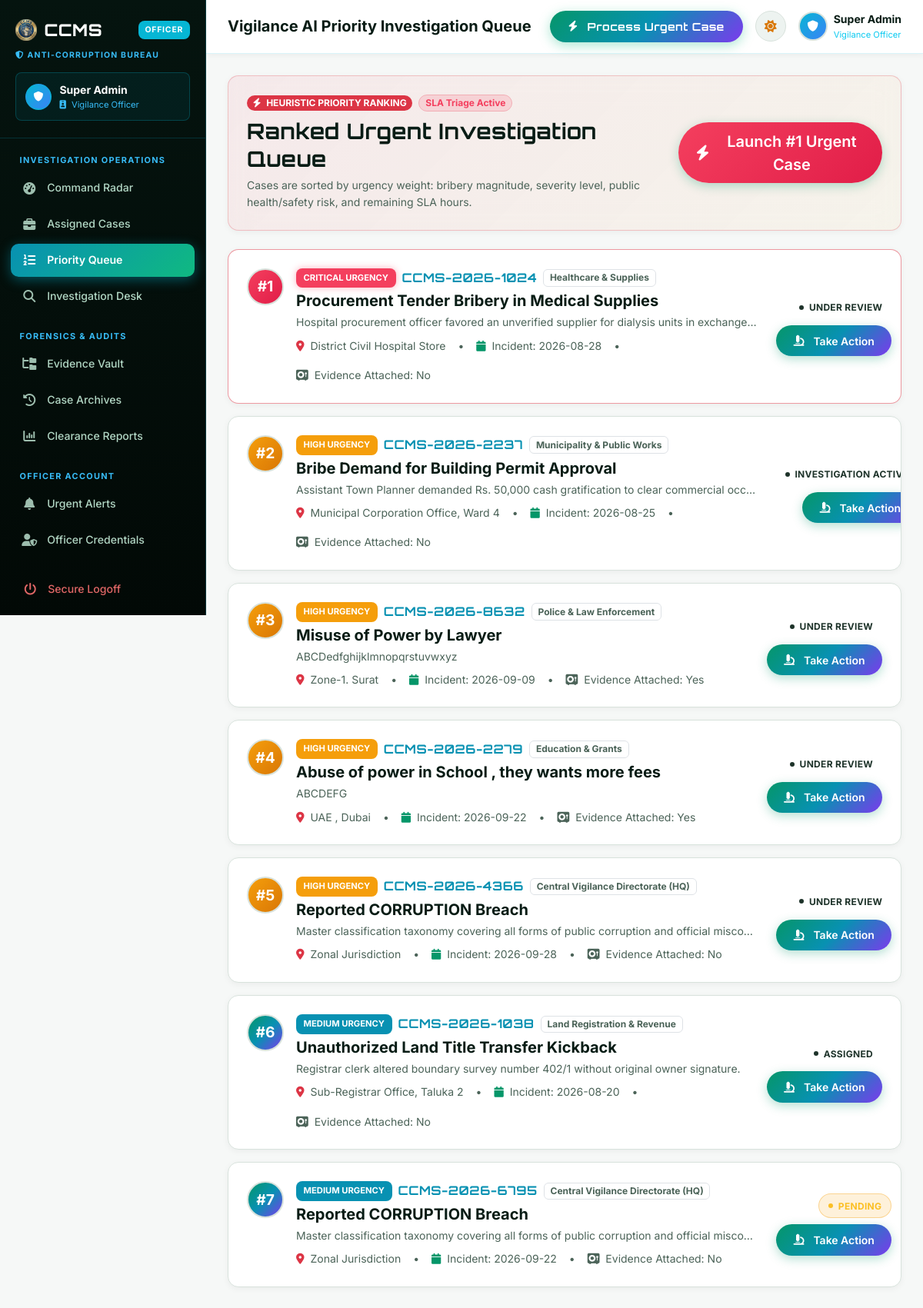
Page /officer/priority-queue (signed in) on the committed database.
### tables this page shows
CREATE TABLE complaints (
            complaint_id TEXT PRIMARY KEY,
            user_id INTEGER NOT NULL,
            complaint_title TEXT NOT NULL,
            misconduct_category TEXT NOT NULL,
            sector TEXT NOT NULL,
            incident_date TEXT NOT NULL,
            incident_time TEXT,
            location TEXT NOT NULL,
            description TEXT NOT NULL,
            anonymous_mode INTEGER DEFAULT 0,
            severity TEXT DEFAULT 'Medium',
            evidence_file TEXT,
            complaint_status TEXT DEFAULT 'Pending',
            assigned_officer TEXT,
            assigned_officer_id TEXT,
            investigation_notes TEXT,
            rating INTEGER,
            feedback TEXT,
            created_at DATETIME DEFAULT CURRENT_TIMESTAMP,
            updated_at DATETIME DEFAULT CURRENT_TIMESTAMP
        );

### app.py (the view)
@app.route("/officer/priority-queue")
@role_required("officer")
def officer_priority_queue():
    cases = db.query_db("SELECT * FROM complaints WHERE complaint_status NOT IN ('Resolved', 'Closed') ORDER BY CASE severity WHEN 'Critical' THEN 1 WHEN 'High' THEN 2 WHEN 'Medium' THEN 3 ELSE 4 END, created_at ASC")
    return render_template("officer/priority_queue.html", prioritized_cases=cases)

### app.py (called while the page is built, shortened)
def role_required(required_role):
    def decorator(f):
        @wraps(f)
        def decorated_function(*args, **kwargs):
            user_role = session.get("role", "citizen")
            if user_role != required_role and user_role != "admin":
                flash("You do not have authorization to view this command console.", "danger")
                return redirect(url_for("home"))
            return f(*args, **kwargs)
        return decorated_function
    return decorator

### db.py (called while the page is built)
def dict_factory(cursor, row):
    d = {}
    for idx, col in enumerate(cursor.description):
        d[col[0]] = row[idx]
    return d

def get_db_connection():
    conn = sqlite3.connect(DB_PATH, timeout=20.0, check_same_thread=False)
    conn.row_factory = dict_factory
    conn.execute("PRAGMA journal_mode=WAL;")
    return conn

def _normalize_query(query, args):
    if "ON DUPLICATE KEY UPDATE" in query.upper() and "system_settings" in query.lower():
        query = "INSERT OR REPLACE INTO system_settings (setting_key, setting_value) VALUES (?, ?)"
        if len(args) == 3:
            args = (args[0], args[1])
        return query, args
    normalized_query = query.replace("%s", "?")
    return normalized_query, args

def query_db(query, args=(), one=False):
    normalized_query, normalized_args = _normalize_query(query, args)
    conn = get_db_connection()
    try:
        cursor = conn.cursor()
        cursor.execute(normalized_query, normalized_args)
        result = cursor.fetchall()
        return (result[0] if result else None) if one else result
    finally:
        conn.close()

### templates/officer/priority_queue.html (shortened to what this page needs)
{% extends 'officer/base.html' %}
{% set active_page = 'priority_queue' %}
{% block page_heading %}Vigilance AI Priority Investigation Queue{% endblock %}
{% block content %}
<div class="ccms-card p-4 mb-4 glass-panel border-danger border-opacity-25"
  style="background: linear-gradient(135deg, rgba(244,63,94,0.08) 0%, rgba(245,158,11,0.05) 100%);">
  <div class="row align-items-center g-3">
    <div class="col-md-8">
      <div class="d-flex align-items-center gap-2 mb-2">
        <span class="badge bg-danger text-white fw-bold px-2.5 py-1 rounded-pill small">
          <i class="fas fa-bolt me-1"></i> HEURISTIC PRIORITY RANKING
        </span>
        <span
          class="badge bg-danger-subtle text-danger border border-danger-subtle px-2.5 py-1 rounded-pill small fw-bold">
          SLA Triage Active
        </span>
      </div>
      <h3 class="fw-bold text-heading brand-font mb-1">Ranked Urgent Investigation Queue</h3>
      <p class="text-muted small mb-0">
        Cases are sorted by urgency weight: bribery magnitude, severity level, public health/safety risk, and remaining
        SLA hours.
      </p>
    </div>
    <div class="col-md-4 text-md-end">
      {% if prioritized_cases %}
      <a href="{{ url_for('officer_investigation', case_id=prioritized_cases[0].complaint_id) }}"
        class="btn btn-brand btn-lg" style="background: var(--gradient-danger);">
        <i class="fas fa-bolt me-1"></i> Launch #1 Urgent Case
      </a>
      {% endif %}
    </div>
  </div>
</div>
<div class="row g-3">
  {% for c in prioritized_cases %}
  <div class="col-12">
    <div
      class="ccms-card p-4 d-flex flex-column flex-md-row align-items-md-center justify-content-between gap-4 {% if loop.first %}border-danger border-opacity-50 shadow-md{% endif %}">
      <div class="d-flex align-items-start gap-3">
        <div class="user-avatar-circle flex-shrink-0"
          style="background: {% if c.severity == 'Critical' %}var(--gradient-danger){% elif c.severity == 'High' %}var(--gradient-gold){% else %}var(--gradient-cyber){% endif %}; width:48px; height:48px; font-size:1.2rem;">
          #{{ loop.index }}
        </div>
        <div>
          <div class="d-flex align-items-center gap-2 mb-1">
            <span class="badge-priority {{ c.severity }}">{{ c.severity }} Urgency</span>
            <span class="fw-bold text-cyan brand-font">{{ c.complaint_id }}</span>
            <span class="badge bg-subtle text-muted border">{{ c.sector }}</span>
          </div>
          <h5 class="fw-bold text-heading mb-1">{{ c.complaint_title }}</h5>
          <p class="text-muted small mb-2 text-truncate" style="max-width: 600px;">{{ c.description }}</p>
          <div class="d-flex flex-wrap align-items-center gap-3 text-muted small">
            <span><i class="fas fa-location-dot text-danger me-1"></i> {{ c.location }}</span> &bull;
            <span><i class="fas fa-calendar text-primary me-1"></i> Incident: {{ c.incident_date }}</span> &bull;
            <span><i class="fas fa-vault text-violet me-1"></i> Evidence Attached: {{ 'Yes' if c.evidence_file else 'No'
              }}</span>
          </div>
        </div>
      </div>
      <div class="d-flex flex-md-column align-items-end justify-content-between gap-2 flex-shrink-0">
        <span class="badge-status {{ c.complaint_status }}">{{ c.complaint_status }}</span>
        <a href="{{ url_for('officer_investigation', case_id=c.complaint_id) }}" class="btn btn-sm btn-brand"
          style="background:var(--gradient-cyber);">
          <i class="fas fa-microscope me-1"></i> Take Action
        </a>
      </div>
    </div>
  </div>
  {% endfor %}
</div>
{% endblock %}

### rows in the picture
complaints: severity "CRITICAL", complaint_id "CCMS-2026-1024", sector "Healthcare & Supplies", complaint_title "Procurement Tender Bribery in Medical Supplies", description "Hospital procurement officer favored an unverified supplier for dialysis units in exchange…", location "District Civil Hospital Store", incident_date "2026-08-28", evidence_file "No", complaint_status "UNDER REVIEW"
complaints: severity "HIGH", complaint_id "CCMS-2026-2237", sector "Municipality & Public Works", complaint_title "Bribe Demand for Building Permit Approval", description "Assistant Town Planner demanded Rs. 50,000 cash gratification to clear commercial occ…", location "Municipal Corporation Office, Ward 4", incident_date "2026-08-25", evidence_file "No", complaint_status "INVESTIGATION…"
complaints: severity "HIGH", complaint_id "CCMS-2026-8632", sector "Police & Law Enforcement", complaint_title "Misuse of Power by Lawyer", description "ABCDedfghijklmnopqrstuvwxyz", location "Zone-1. Surat", incident_date "2026-09-09", evidence_file "Yes", complaint_status "UNDER REVIEW"
complaints: severity "HIGH", complaint_id "CCMS-2026-2279", sector "Education & Grants", complaint_title "Abuse of power in School , they wants more fees", description "ABCDEFG", location "UAE , Dubai", incident_date "2026-09-22", evidence_file "Yes", complaint_status "UNDER REVIEW"
complaints: severity "HIGH", complaint_id "CCMS-2026-4366", sector "Central Vigilance Directorate (HQ)", complaint_title "Reported CORRUPTION Breach", description "Master classification taxonomy covering all forms of public corruption and official misco…", location "Zonal Jurisdiction", incident_date "2026-09-28", evidence_file "No", complaint_status "UNDER REVIEW"
complaints: severity "MEDIUM", complaint_id "CCMS-2026-1038", sector "Land Registration & Revenue", complaint_title "Unauthorized Land Title Transfer Kickback", description "Registrar clerk altered boundary survey number 402/1 without original owner signature.", location "Sub-Registrar Office, Taluka 2", incident_date "2026-08-20", evidence_file "No", complaint_status "ASSIGNED"
complaints: severity "MEDIUM", complaint_id "CCMS-2026-6795", sector "Central Vigilance Directorate (HQ)", complaint_title "Reported CORRUPTION Breach", description "Master classification taxonomy covering all forms of public corruption and official misco…", location "Zonal Jurisdiction", incident_date "2026-09-22", evidence_file "No", complaint_status "PENDING"

### other values in the picture
{{ session.get('full_name', 'Inspector A. Verma') }} "Super Admin"
{{ session.get('rank', 'Vigilance Officer') }} "Vigilance Officer"
{{ session.get('full_name', 'Officer') }} "Super Admin"
